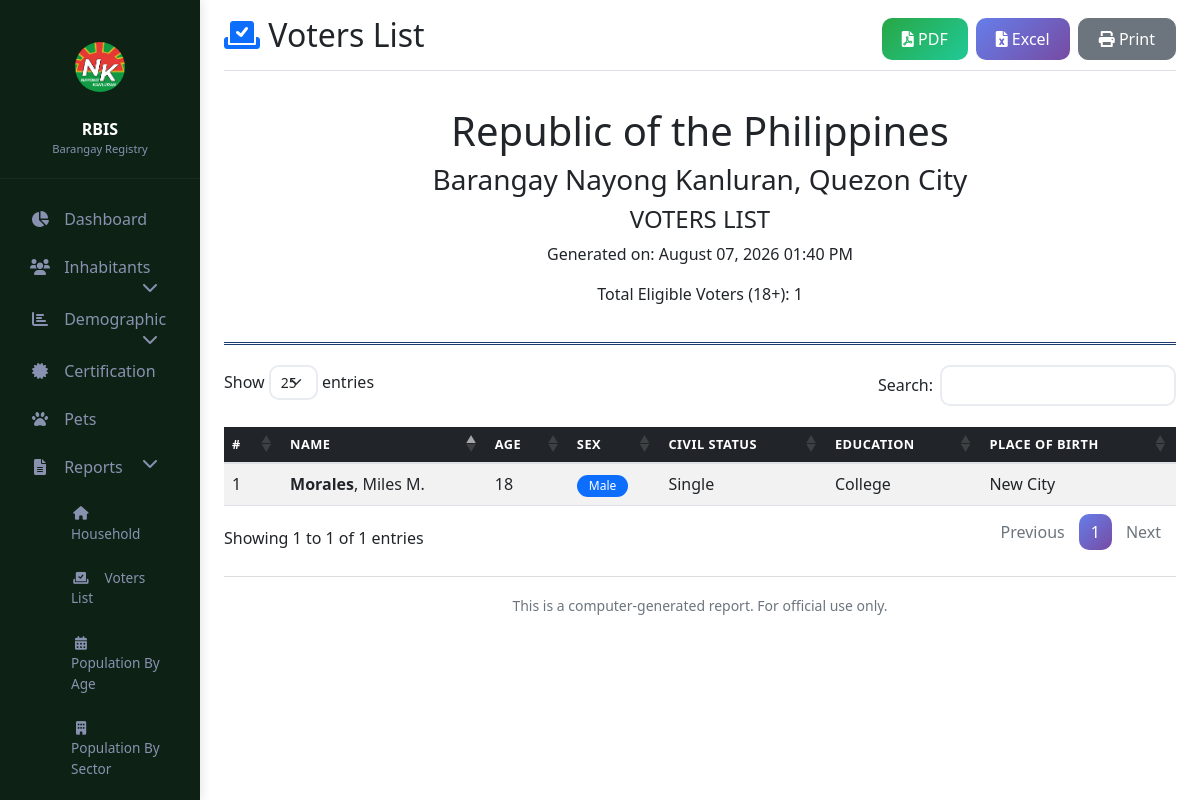
The page /reports/voters_list.php (signed in) on the database as committed earlier.
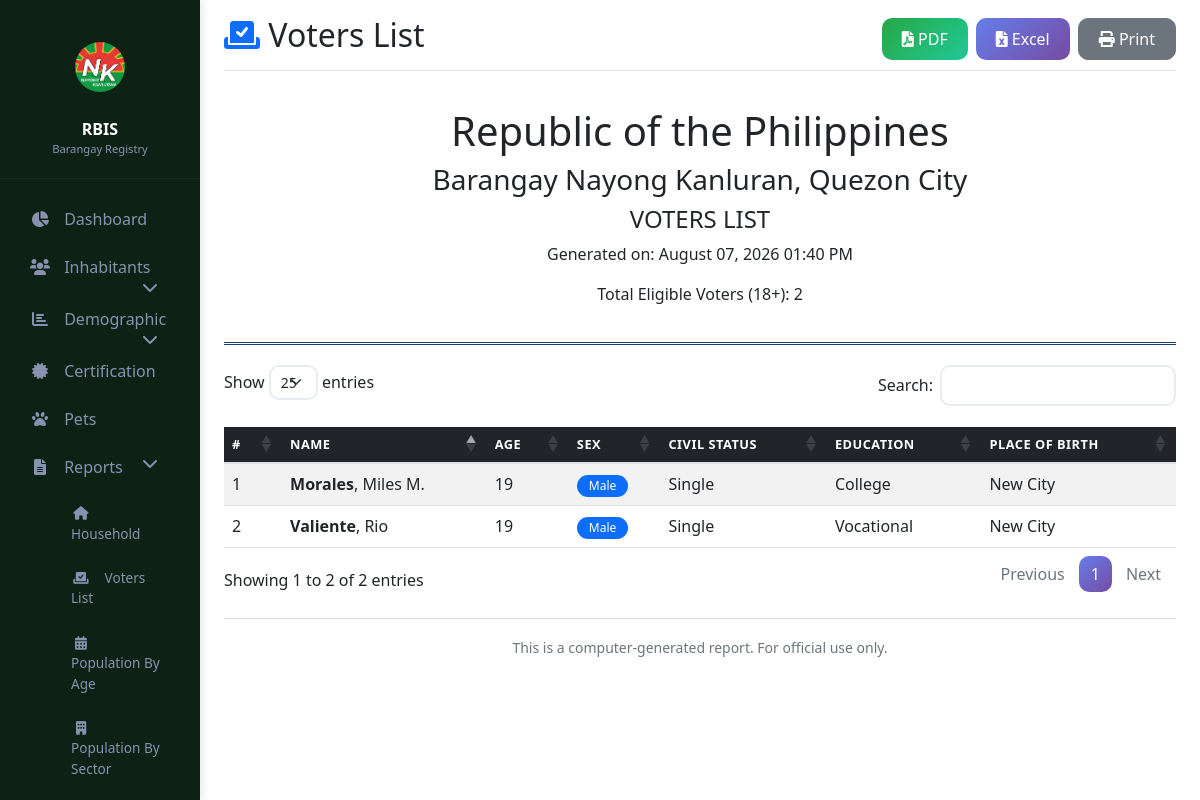
The same page on the database as committed later.
### tables this page shows
CREATE TABLE `individual_records` (
  `id` int(11) NOT NULL,
  `last_name` varchar(50) NOT NULL,
  `first_name` varchar(50) NOT NULL,
  `middle_name` varchar(50) DEFAULT NULL,
  `ext_name` varchar(10) DEFAULT NULL,
  `place_of_birth` varchar(100) DEFAULT NULL,
  `date_of_birth` date DEFAULT NULL,
  `age` int(11) DEFAULT NULL,
  `sex` enum('Male','Female','Other') NOT NULL,
  `civil_status` enum('Single','Married','Widowed','Divorced','Separated') NOT NULL,
  `highest_education` enum('Elementary','High School','Vocational','College','Post Graduate','Doctorate') DEFAULT NULL,
  `profile_picture` varchar(255) DEFAULT NULL,
  `created_by` int(11) DEFAULT NULL,
  `created_at` timestamp NOT NULL DEFAULT current_timestamp(),
  `updated_at` timestamp NOT NULL DEFAULT current_timestamp() ON UPDATE current_timestamp(),
  `educational_status` varchar(50) DEFAULT NULL,
  `philsys_number` varchar(50) DEFAULT NULL,
  `email` varchar(100) DEFAULT NULL,
  `mobile_number` varchar(20) DEFAULT NULL,
  `telephone_number` varchar(20) DEFAULT NULL,
  `region` varchar(100) DEFAULT NULL,
  `province` varchar(100) DEFAULT NULL,
  `city_municipality` varchar(100) DEFAULT NULL,
  `barangay_address` varchar(100) DEFAULT NULL,
  `house_address` varchar(100) DEFAULT NULL,
  `street` varchar(100) DEFAULT NULL,
  `subdivision` varchar(100) DEFAULT NULL,
  `zip_code` varchar(10) DEFAULT NULL,
  `blood_type` varchar(10) DEFAULT NULL,
  `weight` decimal(5,2) DEFAULT NULL,
  `height` varchar(50) DEFAULT NULL,
  `citizenship` varchar(50) DEFAULT NULL,
  `registered_voter` tinyint(1) DEFAULT 0,
  `voter_not_resident` tinyint(1) DEFAULT 0,
  `ethnicity` varchar(50) DEFAULT NULL,
  `position_in_household` varchar(50) DEFAULT NULL,
  `mother_maiden_name` varchar(100) DEFAULT NULL,
  `has_pet` tinyint(1) DEFAULT 0,
  `sectors` text DEFAULT NULL,
  `sector_other` varchar(100) DEFAULT NULL,
  `profession` varchar(100) DEFAULT NULL
);

### reports/voters_list.php (the view, shortened to what this page needs)
<?php
$pdo = getDB();
$voters = $pdo->query("
    SELECT * FROM individual_records
    WHERE age >= 18 AND age IS NOT NULL
    ORDER BY last_name, first_name
")->fetchAll();
$total_voters = count($voters);
?>
<!DOCTYPE html>
<html lang="en">
<head>
    <link href="https://cdn.jsdelivr.net/npm/bootstrap@5.1.3/dist/css/bootstrap.min.css" rel="stylesheet">
    <link rel="stylesheet" href="https://cdnjs.cloudflare.com/ajax/libs/font-awesome/6.0.0/css/all.min.css">
    <link rel="stylesheet" href="https://cdn.datatables.net/1.13.6/css/dataTables.bootstrap5.min.css">
    <link rel="stylesheet" href="../assets/css/custom.css">
</head>
<body>
    <div class="container-fluid">
        <div class="row">
            <?php include '../includes/sidebar.php'; ?>
            <main class="col-md-10 ms-sm-auto px-md-4 main-content">
                <div class="d-flex justify-content-between flex-wrap flex-md-nowrap align-items-center pt-3 pb-2 mb-3 border-bottom">
                    <h1 class="h2">
                        <i class="fas fa-vote-yea text-primary"></i> Voters List
                    </h1>
                    <div class="btn-toolbar no-print">
                        <button class="btn btn-success me-2" onclick="exportReport('pdf')">
                            <i class="fas fa-file-pdf"></i> PDF
                        </button>
                        <button class="btn btn-primary me-2" onclick="exportReport('excel')">
                            <i class="fas fa-file-excel"></i> Excel
                        </button>
                        <button class="btn btn-secondary" onclick="window.print()">
                            <i class="fas fa-print"></i> Print
                        </button>
                    </div>
                </div>
                <div class="report-header">
                    <h1>Republic of the Philippines</h1>
                    <h3>Barangay Nayong Kanluran, Quezon City</h3>
                    <h4>VOTERS LIST</h4>
                    <p>Generated on: <?= date('F d, Y h:i A') ?></p>
                    <p>Total Eligible Voters (18+): <?= number_format($total_voters) ?></p>
                </div>
                <div class="table-responsive">
                    <table id="votersTable" class="table table-hover table-striped" style="width:100%">
                        <thead class="table-dark">
                            <tr>
                                <th>#</th>
                                <th>Name</th>
                                <th>Age</th>
                                <th>Sex</th>
                                <th>Civil Status</th>
                                <th>Education</th>
                                <th>Place of Birth</th>
                            </tr>
                        </thead>
                        <tbody>
                            <?php $i = 1; foreach ($voters as $voter): ?>
                                <tr>
                                    <td><?= $i++ ?></td>
                                    <td>
                                        <strong><?= htmlspecialchars($voter['last_name']) ?></strong>,
                                        <?= htmlspecialchars($voter['first_name']) ?>
                                        <?php if ($voter['middle_name']): ?>
                                            <?= htmlspecialchars($voter['middle_name'][0]) ?>.
                                        <?php endif; ?>
                                    </td>
                                    <td><?= $voter['age'] ?></td>
                                    <td>
                                        <span class="badge bg-<?= $voter['sex'] == 'Male' ? 'primary' : 'danger' ?>">
                                            <?= $voter['sex'] ?>
                                        </span>
                                    </td>
                                    <td><?= $voter['civil_status'] ?></td>
                                    <td><?= $voter['highest_education'] ?: 'N/A' ?></td>
                                    <td><?= $voter['place_of_birth'] ?: 'N/A' ?></td>
                                </tr>
                            <?php endforeach; ?>
                        </tbody>
                    </table>
                </div>
                <div class="report-footer mt-4 text-center text-muted">
                    <hr>
                    <small>This is a computer-generated report. For official use only.</small>
                </div>
            </main>
        </div>
    </div>
</body>
</html>

Rows that differ between the two databases and show on the page:
changed individual_records "Morales": age "18" → "19"
added individual_records: last_name "Valiente", first_name "Rio", age "19", sex "Male", civil_status "Single", highest_education "Vocational", place_of_birth "New City"
Other text that changed with them:
$total_voters: "1" → "2"
text written by a page script: "Show entries Search: Showing 1 to 1 of 1 entries Previous 1 Next" → "Show entries Search: Showing 1 to 2 of 2 entries Previous 1 Next"
